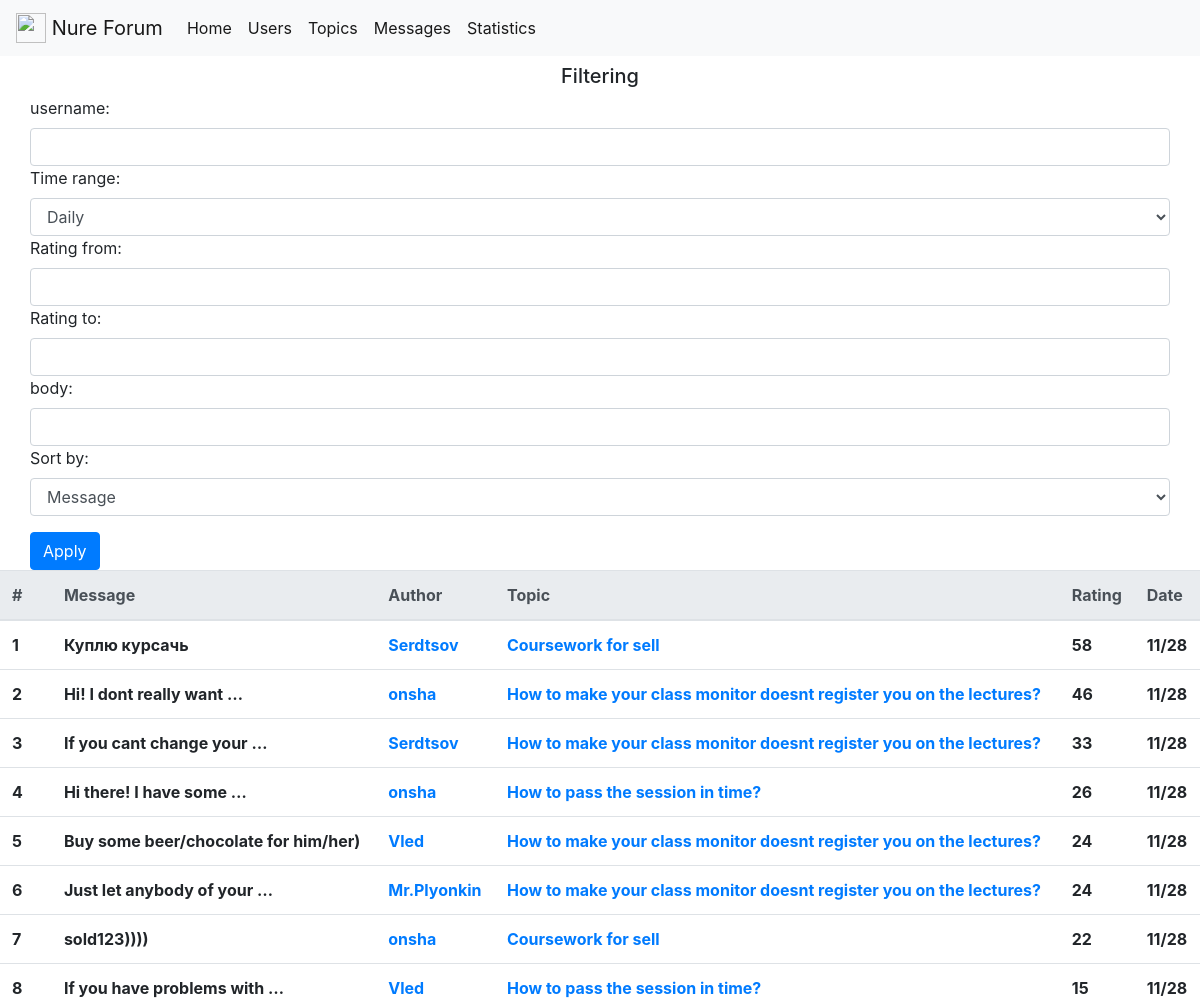
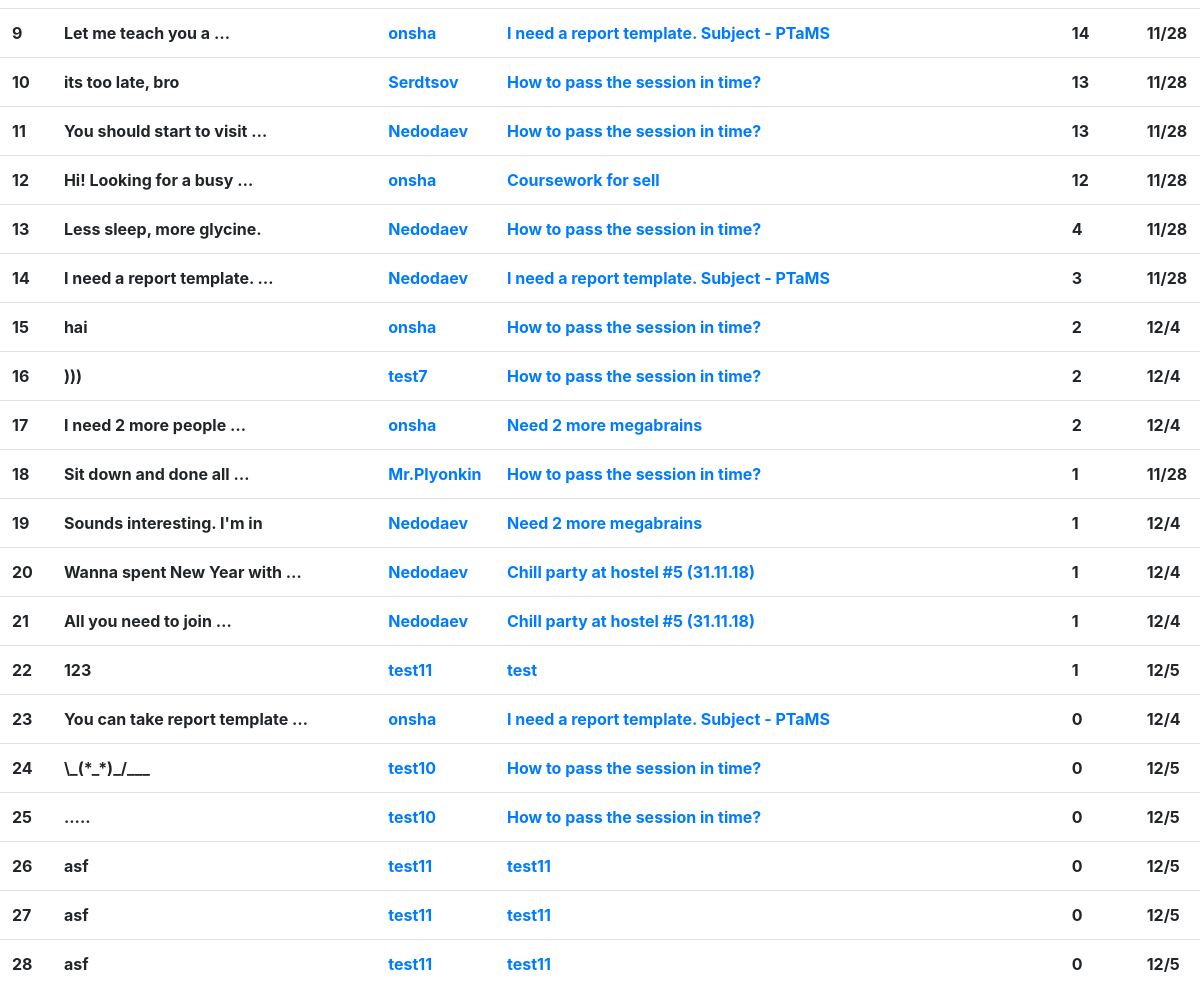
/msg/best/, run on an earlier commit of the app's database (2 pictures, top to bottom).
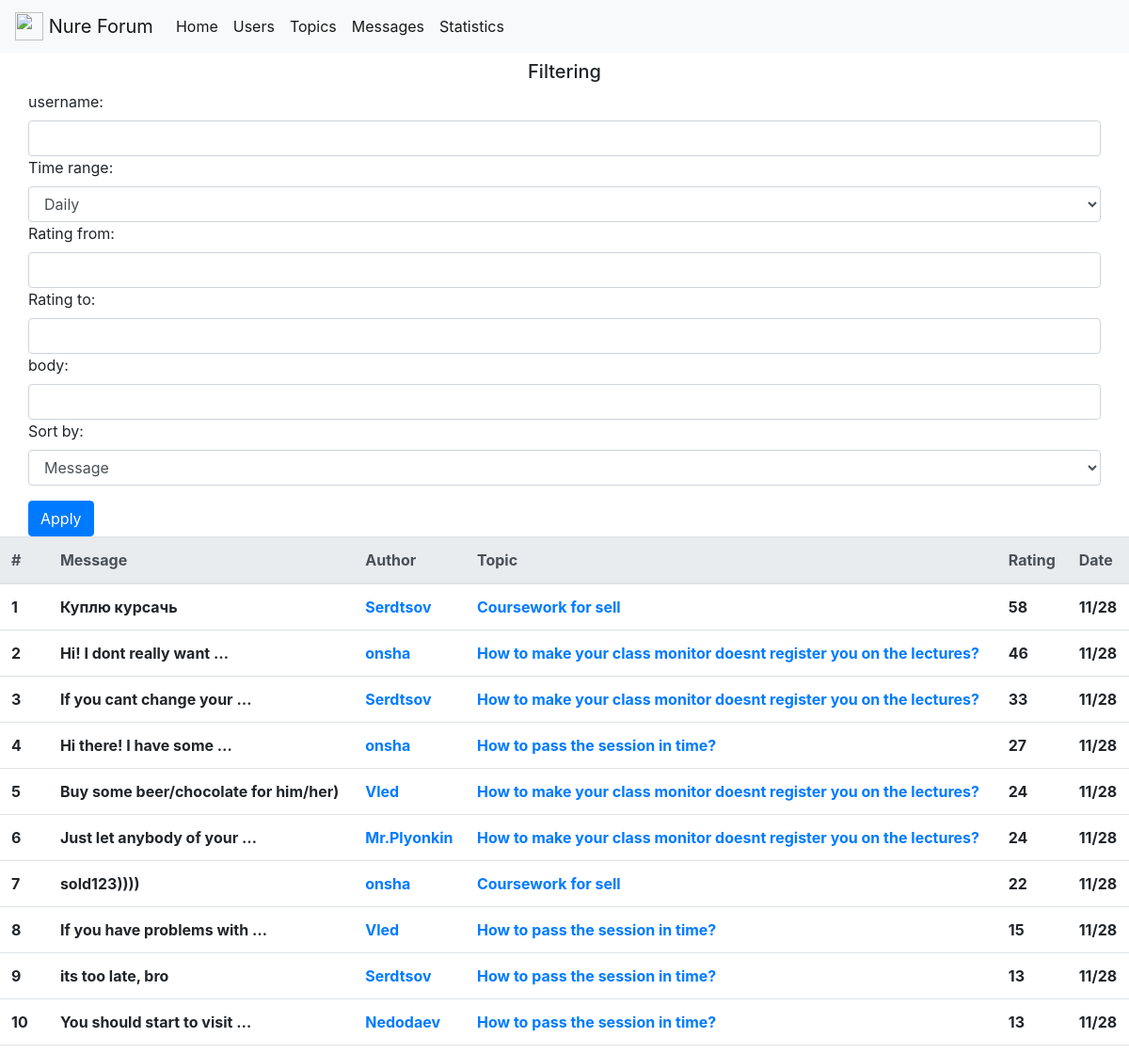
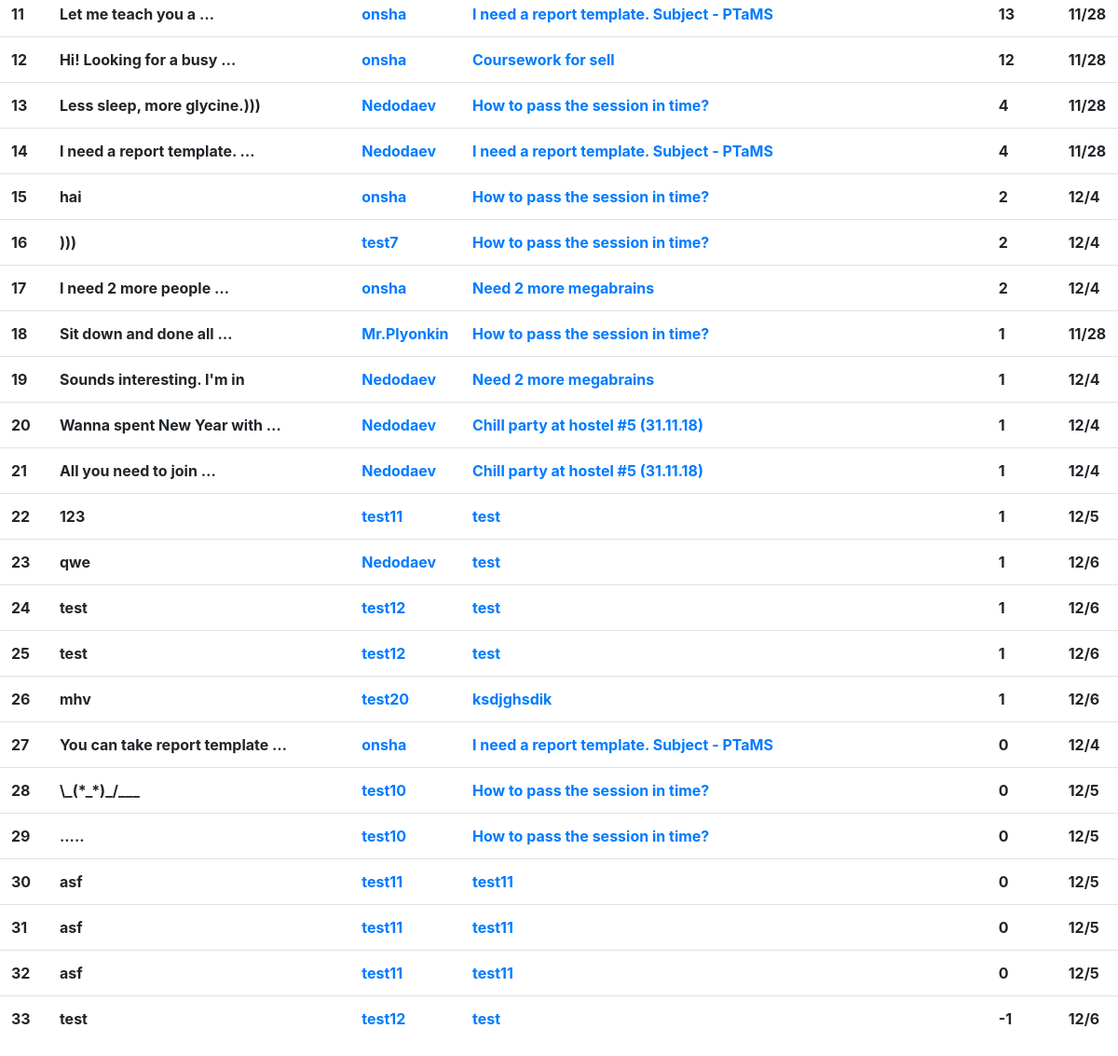
And on a later commit of the database (2 pictures, top to bottom).
### forumengine/models.py (models this page shows, shortened)
class Message(models.Model):
    message_id = models.AutoField(primary_key=True)
    body = models.TextField(blank=False, null=False)
    date_of_pub = models.DateTimeField(auto_now_add=True)
    rating = models.IntegerField(blank=False, null=False, default=0)
    author = models.ForeignKey(ForumUser, on_delete=models.CASCADE, blank=False)
    topic = models.ForeignKey(Topic, on_delete=models.CASCADE, blank=False)
    voted_users = models.ManyToManyField(ForumUser, blank=True, default=None, related_name='voted_users')

class Topic(models.Model):
    topic_id = models.AutoField(primary_key=True, auto_created=True)
    title = models.CharField(max_length=80, blank=False, null=False, default='unnamed')
    date_of_pub = models.DateTimeField(auto_now_add=True)
    category = models.ForeignKey(Category, on_delete=models.CASCADE, blank=False)
    rating = models.IntegerField(blank=False, null=False, default=0)
    slug = models.SlugField(max_length=255, unique=True)
    author = models.ForeignKey(ForumUser, on_delete=models.CASCADE, blank=False, null=False)
    def get_absolute_url(self):
        return reverse('topic_detail_view', kwargs={'slug': self.slug})

### forumengine/views.py (the view, shortened to what this page needs)
# urls.py: path('msg/best/', BestMessages.as_view(), name='best_messages_url'),
class BestMessages(View):
    def get(self, request, time_range='2018-01-01'):
        form = MessageFilterForm()
        date_now = datetime.datetime.now().date()
        messages = Message.objects.filter(date_of_pub__range=(time_range, date_now)).order_by('-rating')
        if request.user.is_authenticated:
            user = ForumUser.objects.get(username=request.user.username)
        else:
            user = None
        context = {
            'message_list': messages,
            'user': user,
            'form': form
        }
        return render(request, 'forumengine/best_messages_template.html', context=context)

### forumengine/models.py (called while the page is built)
    def get_absolute_url(self):
        return reverse('user_detail_url', kwargs={'id': self.id})

### forumengine/templatetags/users_list_extras.py (called while the page is built)
@register.filter(name='order')
def order(self):
    return enumerate(self, 1)

### forumengine/templates/forumengine/best_messages_template.html (shortened to what this page needs)
{%extends 'base.html'%}
{% load users_list_extras %}
{% block content %}
<div class="container-fluid">
    <div class="container">
        <h5 class="text-center mt-2">Filtering</h5>
    </div>
    <div class="container-fluid">
        <form action="{% url 'best_messages_url' %}" method="post">
            {{ form }}
            <button type="submit" class="btn btn-primary mt-3">Apply</button>
        </form>
    </div>
</div>
<table class="table">
    <thead class="thead-light">
    <tr>
        <th scope="col">#</th>
        <th scope="col">Message</th>
        <th scope="col">Author</th>
        <th scope="col">Topic</th>
        <th scope="col">Rating</th>
        <th scope="col">Date</th>
    </tr>
    </thead>
    <tbody>
    {% for index, message in message_list|order %}
    <tr>
        {% if index == 1%}
        <th scope="col"> {{ index }} <i class="fas fa-trophy gold fa-lg"></i></th>
        {% elif index == 2 %}
        <th scope="col"> {{ index }} <i class="fas fa-trophy silver "></i></th>
        {% elif index == 3 %}
        <th scope="col"> {{ index }} <i class="fas fa-trophy bronze fa-sm"></i></th>
        {% else%}
        <th scope="col">{{ index }}</th>
        {% endif %}
        <th scope="col">{{message.body|truncatewords:5}}</th>
        <th scope="col"><a href={{message.author.get_absolute_url}}>{{message.author.username}}</a></th>
        <th scope="col"><a href={{message.topic.get_absolute_url}}>{{message.topic.title}}</a></th>
        <th scope="col">{{message.rating}}</th>
        <th scope="col">{{message.date_of_pub.month}}/{{message.date_of_pub.day}}</th>
    </tr>
    {% endfor %}
    </tbody>
</table>
{%endblock%}

What changed in the data, as far as the page shows it:
changed Message "Hi there! I have some …": rating "26" → "27"
computed for Message "its too late, bro": index "10" → "9"
computed for Message "You should start to visit …": index "11" → "10"
changed Message "Let me teach you a …": index "9" → "11"; rating "14" → "13"; moves down the list
changed Message: body "Less sleep, more glycine." → "Less sleep, more glycine.)))"
changed Message "I need a report template. …": rating "3" → "4"
added Message: index "23", body "qwe", author.username "Nedodaev", topic "test", rating "1", date_of_pub.month "12", date_of_pub.day "6"
added Message: index "24", body "test", author.username "test12", topic "test", rating "1", date_of_pub.month "12", date_of_pub.day "6"
added Message: index "25", body "test", author.username "test12", topic "test", rating "1", date_of_pub.month "12", date_of_pub.day "6"
added Message: index "26", body "mhv", author.username "test20", topic "ksdjghsdik", rating "1", date_of_pub.month "12", date_of_pub.day "6"
computed for Message "You can take report template …": index "23" → "27"
computed for Message "\\_(*_*)_/___": index "24" → "28"
computed for Message (number 29 of 33 on the later page): index "25" → "29"
computed for Message (number 30 of 33 on the later page): index "26" → "30"
computed for Message (number 31 of 33 on the later page): index "27" → "31"
computed for Message (number 32 of 33 on the later page): index "28" → "32"
added Message: index "33", body "test", author.username "test12", topic "test", rating "-1", date_of_pub.month "12", date_of_pub.day "6"
